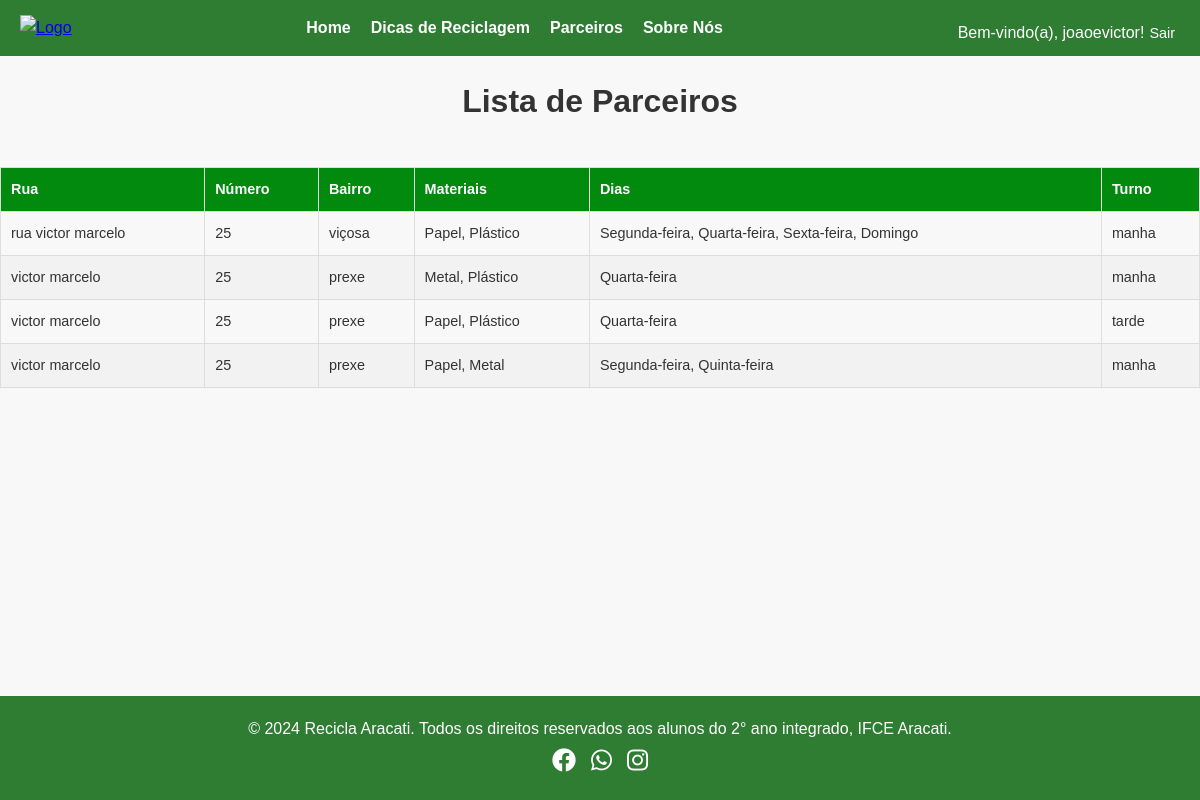
Screenshot of /parceiros/ (signed in) with the database file from the repository.
### core/models.py (models this page shows, shortened)
class Coleta(models.Model):
    rua = models.CharField(max_length=100)
    numero = models.CharField(max_length=10)
    bairro = models.CharField(max_length=100)
    materiais = models.ManyToManyField(Material)
    dias = models.ManyToManyField(Dia)
    TURNO_CHOICES = [
        ('manha', 'Manhã'),
        ('tarde', 'Tarde'),
        ('noite', 'Noite'),
    ]
    turno = models.CharField(max_length=10, choices=TURNO_CHOICES, blank=False)

class Material(models.Model):
    nome = models.CharField(max_length=100)
    def __str__(self):
        return self.nome

class Dia(models.Model):
    nome = models.CharField(max_length=100)
    def __str__(self):
        return self.nome

### core/views.py (the view)
# urls.py: path('parceiros/', views.parceiros, name='parceiros'),
@login_required
def parceiros(request):
    coletas = Coleta.objects.all()  # Busca todos os registros do modelo Coleta
    return render(request, 'recicle/parceiros.html', {'coletas': coletas})  # Renderiza o template 'parceiros.html'

### core/templates/recicle/parceiros.html (shortened to what this page needs)
{% load static %}
<!DOCTYPE html>
<html lang="pt-br">
<head>
    <link rel="stylesheet" type="text/css" href="{% static 'css/parceiros.css' %}">
    <link rel="stylesheet" href="https://cdnjs.cloudflare.com/ajax/libs/font-awesome/5.15.4/css/all.min.css">
</head>
<header>
    <a href="{% url 'index' %}">
    <img src="{% static 'images/logo.png' %}" alt="Logo" class="logo">
    </a>
    <nav>
        <ul class="menu">
            <li><a href="{% url 'index'%}">Home</a></li>
            <li><a href="{% url 'dicas'%}">Dicas de Reciclagem</a></li>
            <li><a href="{% url 'parceiros'%}">Parceiros</a></li>
            <li><a href="#">Sobre Nós</a></li>
        </ul>
    </nav>
    <div class="msg">
      {% if user.is_authenticated %}
    <p>Bem-vindo(a), {{ user.get_full_name|default:user.username }}!</p>
    <form action="{% url 'logout' %}" method="post" style="display: inline;">
        <button type="submit">Sair</button>
    </form>
    {% endif %}
    </div>
</header>
<body>
    <h1>Lista de Parceiros</h1>
    <div class='table-wrapper'>
    <table>
        <thead>
            <tr>
                <th>Rua</th>
                <th>Número</th>
                <th>Bairro</th>
                <th>Materiais</th>
                <th>Dias</th>
                <th>Turno</th>
            </tr>
        </thead>
        <tbody>
            {% for coleta in coletas %}
                <tr>
                    <td>{{ coleta.rua }}</td>
                    <td>{{ coleta.numero }}</td>
                    <td>{{ coleta.bairro }}</td>
                    <td>{{ coleta.materiais.all|join:", " }}</td>
                    <td>{{ coleta.dias.all|join:", " }}</td>
                    <td>{{ coleta.turno }}</td>
                </tr>
            {% empty %}
                <tr>
                    <td colspan="6">Nenhum registro encontrado.</td>
                </tr>
            {% endfor %}
        </tbody>
    </table>
</div>
    <footer>
        <p>© 2024 Recicla Aracati. Todos os direitos reservados aos alunos do 2° ano integrado, IFCE Aracati.</p>
        <div class="social-icons">
          <a href="https://facebook.com" target="_blank" rel="noopener noreferrer">
            <i class="fab fa-facebook"></i>
          </a>
          <a href="https://wa.me" target="_blank" rel="noopener noreferrer">
            <i class="fab fa-whatsapp"></i>
          </a>
          <a href="https://instagram.com" target="_blank" rel="noopener noreferrer">
            <i class="fab fa-instagram"></i>
          </a>
        </div>
      </footer>
</body>
</html>

### core/static/css/parceiros.css (style rules this page uses)
* { margin: 0; padding: 0; box-sizing: border-box; }
body, html { height: 100%; overflow: hidden; }
body { font-family: Arial, sans-serif; line-height: 1.6; color: #333; background-color: #f8f8f8; display: flex; flex-direction: column; min-height: 100vh; }
header { display: flex; justify-content: space-between; align-items: center; background-color: #2e7d32; color: white; padding: 10px 20px; position: relative; }
.logo { height: 50px; order: 0; }
.menu { display: flex; list-style: none; justify-content: flex-start; align-items: center; gap: 20px; margin: 0; padding: 0; }
.menu a { text-decoration: none; color: white; font-weight: bold; transition: color 0.3s ease; }
.menu { display: flex; list-style: none; gap: 20px; transition: transform 0.3s ease; }
h1 { margin: 20px auto; text-align: center; }
table { width: 100%; border-collapse: collapse; margin-top: 20px; font-size: 0.9em; }
th, td { border: 1px solid #ddd; padding: 10px; text-align: left; }
th { background-color: #028a0f; color: white; }
tr:nth-child(even) { background-color: #f2f2f2; }
footer { background-color: #2e7d32; color: white; text-align: center; padding: 20px; margin-top: auto; }
.social-icons { display: flex; justify-content: center; gap: 15px; }
.social-icons a { color: white; font-size: 1.5em; transition: color 0.3s ease; }
.msg { display: flex; justify-content: center; align-items: center; margin-top: 10px; }
.msg form { display: flex; gap: 10px; align-items: center; }
.msg input, .msg button { padding: 5px; font-size: 0.9rem; }
.msg button { background-color: #2e7d32; color: white; border: none; cursor: pointer; }

### rows the page displays
Coleta: rua "rua victor marcelo", numero "25", bairro "viçosa", materiais.all "Papel, Plástico", dias.all "Segunda-feira, Quarta-feira, Sexta-feira, Domingo", turno "manha"
Coleta: rua "victor marcelo", numero "25", bairro "prexe", materiais.all "Metal, Plástico", dias.all "Quarta-feira", turno "manha"
Coleta: rua "victor marcelo", numero "25", bairro "prexe", materiais.all "Papel, Plástico", dias.all "Quarta-feira", turno "tarde"
Coleta: rua "victor marcelo", numero "25", bairro "prexe", materiais.all "Papel, Metal", dias.all "Segunda-feira, Quinta-feira", turno "manha"

### other values shown
{{ user.get_full_name|default:user.username }} "joaoevictor"
